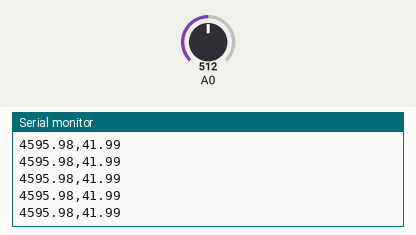
Simulated run of this sketch. Board: Arduino Uno, built with avr-gcc and run on an emulated ATmega328P. Parts: the last lines printed to the serial monitor. The inputs (shaded band) are chosen by the test bench; at power-on: A0 = 512.

Above: at 1.2 s.
1.3 s: A0 set to 1007
At 1.32 s:
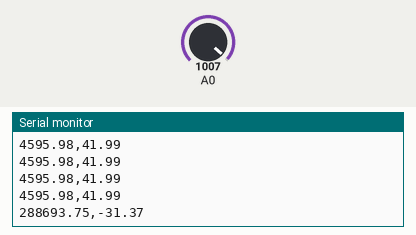
2.8 s: A0 set to 1023
At 2.84 s:
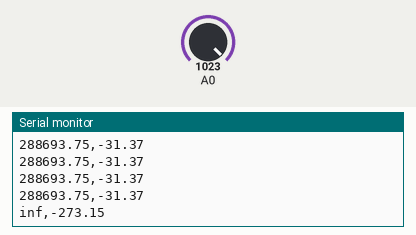

The sketch:

L02.ino
```cpp
float V = 0;
float Vin = 5.0;
float R = 0;
float T1 = 0;
int delayTime = 100; // 10 lecturas por segundo

#define vR0 4587.0
#define vBETA 4300
#define vTR 298.15
#define vRR 10000
#define vZero 273.15

float calc_R (float V, float Vin, float R0) {
  float R = (Vin / V) - 1;
  R = R0 / R;
  return R;
}

float calc_T1 (float R, int RR, float TR, float Zero, int BETA) {
  float T1 = BETA + TR * log(R/RR);
  T1 = (BETA * TR) / T1;
  T1 = T1 - Zero;
  return T1;
}

void setup() {
  // initialize serial communication at 9600 bits per second
  Serial.begin(9600) ;

}

void loop() {
  V = (analogRead(A0) / 1023.0) * 5;
  R = calc_R(V, Vin, vR0);
  T1 = calc_T1(R, vRR, vTR, vZero, vBETA);
  Serial.print(R);
  Serial.print(",");
  Serial.println(T1);
  delay(delayTime);
}
```

Measured:
- the behaviour switches between 1022 and 1023 on A0 (found by bisection; images 1 and 2)
- after the input at 1.3 s, the serial monitor: prints a new line at once (image 1)
- after the input at 2.8 s, the serial monitor: prints a new line at once (image 2)
